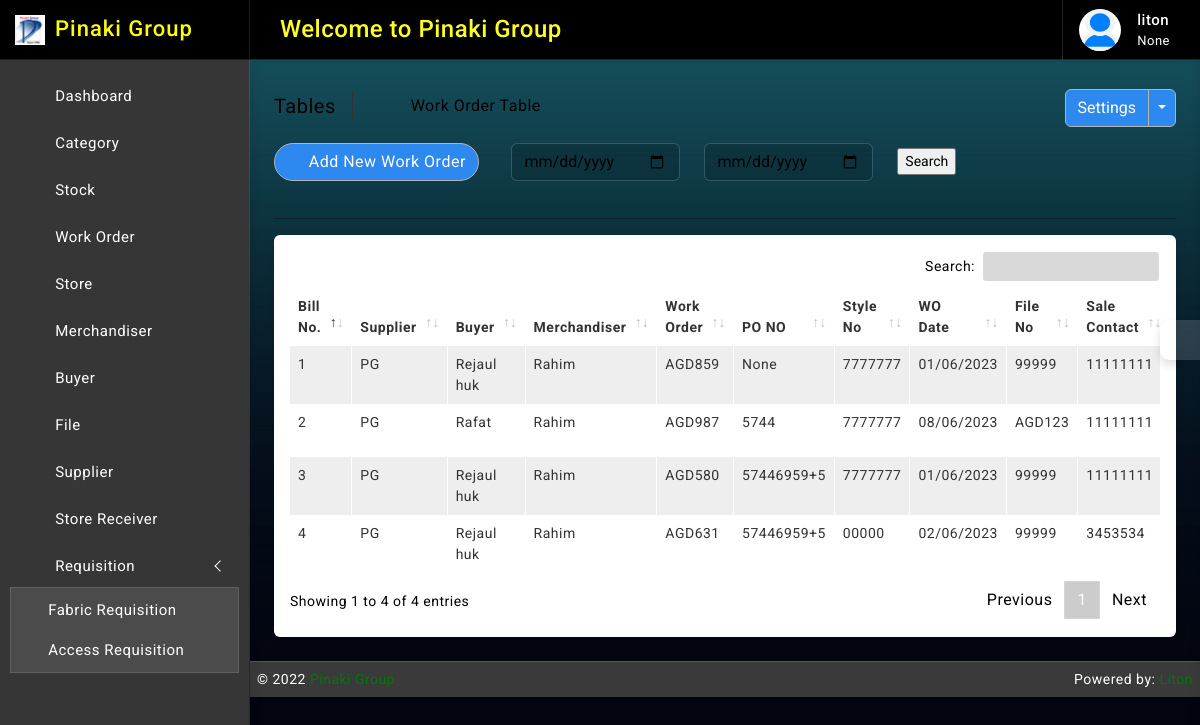
The page /purchase_order/ (signed in) on the database its author committed.
### accounts/models.py (models this page shows, shortened)
class Profile(models.Model):
    user = models.OneToOneField(User, on_delete=models.CASCADE, null=True, blank=True, related_name="profile")
    full_name = models.CharField(max_length=64, null=True, blank=True)
    img_profile = models.ImageField(upload_to='profile', default='default.png', null=True, blank=True)
    phone = models.CharField(max_length=32, null=True, blank=True, unique=True)
    designation = models.CharField("Designation", max_length=50, null=True, blank=True)
    dob = models.DateField(default=None, null=True, blank=True)
    updated_at = models.DateTimeField(auto_now_add=False, auto_now=True)
    created_at = models.DateTimeField(auto_now_add=True, auto_now=False)

### purchase_order/models.py (models this page shows, shortened)
class PurchaseBill(models.Model):
    billno = models.AutoField(primary_key=True)
    time = models.DateTimeField(auto_now=True)
    supplier = models.ForeignKey(Supplier, on_delete=models.CASCADE, blank=False, related_name='suppliersname')
    buyer_name = models.CharField(max_length=64, blank=False, null=True)
    merchandiser = models.ForeignKey(Merchandiser, on_delete=models.CASCADE, blank=False, related_name='merchandisersname')
    po_no = models.CharField(max_length=32, null=True, blank=True)
    fileno_po = models.ForeignKey(File, on_delete=models.CASCADE, blank=False, related_name='fileno_pos')
    style_no = models.CharField(max_length=32, null=True, blank=True)
    work_order = models.CharField(max_length=64, default=generate_random_number)
    wo_date = models.DateField(default= now, null=True, blank=True)
    sale_contact = models.CharField(max_length=64, null=True, blank=True)
    remarks = models.TextField(null=True, blank=True)
    updated_at = models.DateTimeField(auto_now_add=False, auto_now=True)
    created_at = models.DateTimeField(auto_now_add=True, auto_now=False)
    def get_items_list(self):
        return PurchaseItem.objects.filter(billno=self)
    def get_total_price(self):
        purchaseitems = PurchaseItem.objects.filter(billno=self)
        total = 0
        for item in purchaseitems:
            total = total + item.totalprice
        return total

### supplier/models.py (models this page shows)
class Supplier(models.Model):
    date = models.DateField(default= now)
    supplier_name = models.CharField(max_length=64, null=True, blank=False)
    office_address = models.CharField(max_length=64, null=True, blank=True)
    office_postal_code = models.IntegerField(null=True, blank=True)
    office_country = models.CharField(max_length=64, null=True, blank=True)
    office_tphone = models.CharField(max_length=16, null=True, blank=True, unique=True)
    factory_address =  models.CharField(max_length=64, null=True, blank=True)
    factory_postal_code = models.IntegerField(null=True, blank=True)
    factory_country = models.CharField(max_length=64, null=True, blank=True)
    factory_tphone = models.CharField(max_length=16, null=True, blank=True, unique=True)
    vat_identi_no = models.CharField(max_length=32, null=True, blank=True)
    expiry_date = models.DateField(default= now, null=True, blank=True)
    trade_license_no = models.CharField(max_length=32, null=True, blank=True)
    owner_name = models.CharField(max_length=64, null=True, blank=True)
    owner_phone = models.CharField(max_length=16, null=True, blank=True, unique=True)
    owner_email = models.EmailField(max_length=64, null=True, blank=True, unique=True)
    first_cp_name = models.CharField(max_length=64, null=True, blank=True)
    first_cp_position = models.CharField(max_length=64, null=True, blank=True)
    first_cp_phone = models.CharField(max_length=16, null=True, blank=True, unique=True)
    first_cp_email = models.EmailField(max_length=64, null=True, blank=True, unique=True)
    sec_cp_name = models.CharField(max_length=64, null=True, blank=True)
    sec_cp_position = models.CharField(max_length=64, null=True, blank=True)
    sec_cp_phone = models.CharField(max_length=16, null=True, blank=True, unique=True)
    sec_cp_email = models.EmailField(max_length=64, null=True, blank=True, unique=True)
    account_name = models.CharField(max_length=64, null=True, blank=False)
    account_no = models.CharField(max_length=32, null=True, blank=False)
    bank_name = models.CharField(max_length=64, null=True, blank=False)
    bank_address = models.CharField(max_length=64, null=True, blank= False)
    swift = models.CharField(max_length=64, null=True, blank=False)
    updated_at = models.DateTimeField(auto_now_add=False, auto_now=True)
    created_at = models.DateTimeField(auto_now_add=True, auto_now=False)
    def __str__(self):
        return self.supplier_name

### merchandiser/models.py (models this page shows)
class Merchandiser(models.Model):
    office_id = models.CharField(max_length=64, null=True, blank=True, unique=True)
    name = models.CharField(max_length=64, null=True, blank=True)
    designation = models.CharField(max_length=64, null=True, blank=True)
    joining_date = models.DateField(default= now, null=True, blank=True)
    email = models.EmailField(max_length=64, blank=True, null=True, unique=True)
    phone = models.CharField(max_length=16, null=True, blank=True, unique=True)
    access_area = models.CharField(max_length=64, blank=True, null=True)
    img = models.ImageField(upload_to='merchandiser', null=True, blank=True)
    updated_at = models.DateTimeField(auto_now_add=False, auto_now=True)
    created_at = models.DateTimeField(auto_now_add=True, auto_now=False)
    def __str__(self):
        return self.name

### file/models.py (models this page shows)
class File(models.Model):
    file = models.CharField(max_length=64, null=True, blank=False)
    name = models.ForeignKey(Buyer, on_delete=models.CASCADE, blank=False, related_name='buyersname')
    master_lc = models.CharField(max_length=128, null=True, blank=True)
    sales_contact_no = models.CharField(max_length=128, null=True, blank=True)
    abc = models.CharField(max_length=50)
    DAY = (
        ('', 'Select'),
        ('30 day', '30 day'),
        ('45 day', '45 day'),
        ('60 day', '60 day'),
        ('75 day', '75 day'),
        ('90 day', '90 day'),
        ('105 day', '105 day'),
        ('120 day', '120 day'),
    )
    xyz = models.CharField(max_length=64, null=True, blank=True, choices=DAY)
    exp_date_of_delivery = models.DateField(default= now, null=True, blank=True)
    updated_at = models.DateTimeField(auto_now_add=False, auto_now=True)
    created_at = models.DateTimeField(auto_now_add=True, auto_now=False)
    def __str__(self):
        return str(self.file)

### accounts/decorators.py (the view)
        def wrapper_func(request, *args, **kwargs):
            group = None
            if request.user.groups.exists():
                group = request.user.groups.all()[0].name
            if group in allowed_roles:
                return view_func(request, *args, **kwargs)
            else:
                return render(request, 'accounts/index.html')

### templates/purchase_order/read.html (shortened to what this page needs)
{% extends 'base/base.html' %}
{% block body %}
{% load static %}
		<div class="page-wrapper">
			<div class="page-content">
				<div class="page-breadcrumb d-none d-sm-flex align-items-center mb-3">
					<div class="breadcrumb-title pe-3">Tables</div>
					<div class="ps-3">
						<nav aria-label="breadcrumb">
							<ol class="breadcrumb mb-0 p-0">
								<li class="breadcrumb-item"><a href="#"><i class="bx bx-home-alt"></i></a>
								</li>
								<li class="breadcrumb-item active" aria-current="page">Work Order Table</li>
							</ol>
						</nav>
					</div>
					<div class="ms-auto">
						<div class="btn-group">
							<button type="button" class="btn btn-light">Settings</button>
							<button type="button" class="btn btn-light dropdown-toggle dropdown-toggle-split" data-bs-toggle="dropdown">	<span class="visually-hidden">Toggle Dropdown</span>
							</button>
						</div>
					</div>
				</div>
					<div class="col-md-9">
						<form class="float-md-end" method='POST' action=''>
							<div class="row row-cols-md-auto g-lg-4">
								<div class="col-md-5">
									<div class="controls">
										{{ form.start_date }}
									</div>
								</div><br>
								<div class="col-md-5">
									<div class="controls">
										{{ form.end_date }}
									</div>
								</div><br>
								<div class="col-md-2">
									<div class="controls">
										<input type="submit" value='Search'/>
									</div>
								</div>
							</div>
						</form>
					</div>
                <div class="ms-auto"><a href="/purchase_order/create/" class="btn btn-light radius-30 mt-2 mt-lg-0"><i class="bx bxs-plus-square"></i>Add New Work Order</a></div><br>
				<hr/>
				<div class="card">
					<div class="card-body">
						<div class="table-responsive">
							<table id="example2" class="table table-striped table-bordered">
								<thead>
									<tr>
										<th>Bill No.</th>
										<th>Supplier</th>
										<th>Buyer</th>
                                        <th>Merchandiser</th>
                                        <th>Work Order</th>
										<th>PO NO</th>
										<th>Style No</th>
                                        <th>WO Date</th>
                                        <th>File No</th>
                                        <th>Sale Contact</th>
									</tr>
								</thead>
								<tbody>
									{% for data in bills %}
									<tr>
                                        <td> <p>{{ data.billno }}</p> </td>
                                        <td>{{ data.supplier }}</td>
                                        <td>{{ data.buyer_name }}</td>
										<td>{{ data.merchandiser }}</td>
										<td>{{ data.work_order }}</td>
                                        <td>{{ data.po_no }}</td>
                                        <td>{{ data.style_no }}</td>
                                        <td>{{ data.wo_date|date:"d/m/Y" }}</td>
										<td>{{ data.fileno_po }}</td>
										<td>{{ data.sale_contact }}</td>
									</tr>
								 {% endfor %}
								</tbody>
							</table>
						</div>
					</div>
				</div>
			</div>
		</div>
{% endblock body %}

### templates/base/slider.html (shortened to what this page needs)
{% load static %}
		<div class="sidebar-wrapper" data-simplebar="true">
			<div class="sidebar-header">
				<div>
					<img src="{% static 'images/logo-icon.png' %}" class="logo-icon" alt="logo icon">
				</div>
				<div>
					<h4 class="logo-text">Pinaki Group</h4>
				</div>
				<div class="toggle-icon ms-auto"><i class='bx bx-arrow-to-left'></i>
				</div>
			</div>
			<ul class="metismenu" id="menu">
				<li>
					<a href="{% url 'home' %}">
						<div class="parent-icon"><i class='bx bx-home-circle'></i>
						</div>
						<div class="menu-title">Dashboard</div>
					</a>
				</li>
				{% for group in user.groups.all %}
				{% if group.name == "merchandiser" %}
						<li>
							<a href="{% url 'merchandiser_read' %}">
								<div class="parent-icon"><i class="lni lni-wheelchair"></i>
								</div>
								<div class="menu-title">Merchandiser</div>
							</a>
						</li>
						<li>
							<a href="{% url 'buyer_read' %}">
								<div class="parent-icon"><i class="lni lni-users"></i>
								</div>
								<div class="menu-title">Buyer</div>
							</a>
						</li>
						<li>
							<a href="{% url 'file_read' %}">
								<div class="parent-icon"><i class='bx bx-file'></i>
								</div>
								<div class="menu-title">File</div>
							</a>
						</li>
						<li>
							<a href="/supplier/create/">
								<div class="parent-icon"><i class='lni lni-cart-full'></i>
								</div>
								<div class="menu-title">Supplier</div>
							</a>
						</li>
					{% else %}
					<li>
						<a href="{% url 'category_read' %}">
							<div class="parent-icon"><i class='bx bx-grid-alt'></i>
							</div>
							<div class="menu-title">Category</div>
						</a>
					</li>
					<li>
						<a href="{% url 'stock_read' %}">
							<div class="parent-icon"><i class="fadeIn animated bx bx-store"></i>
							</div>
							<div class="menu-title">Stock</div>
						</a>
					</li>
					<li>
						<a href="{% url 'po_read' %}">
							<div class="parent-icon"><i class="lni lni-cart"></i>
							</div>
							<div class="menu-title">Work Order</div>
						</a>
					</li>
					<li>
						<a href="{% url 'store_read' %}">
							<div class="parent-icon"><i class="fadeIn animated bx bx-store-alt"></i>
							</div>
							<div class="menu-title">Store</div>
						</a>
					</li>
					<li>
						<a href="{% url 'merchandiser_read' %}">
							<div class="parent-icon"><i class="lni lni-wheelchair"></i>
							</div>
							<div class="menu-title">Merchandiser</div>
						</a>
					</li>
					<li>
						<a href="{% url 'buyer_read' %}">
							<div class="parent-icon"><i class="lni lni-users"></i>
							</div>
							<div class="menu-title">Buyer</div>
						</a>
					</li>
					<li>
						<a href="{% url 'file_read' %}">
							<div class="parent-icon"><i class='bx bx-file'></i>
							</div>
							<div class="menu-title">File</div>
						</a>
					</li>
					<li>
						<a href="/supplier/create/">
							<div class="parent-icon"><i class='lni lni-cart-full'></i>
							</div>
							<div class="menu-title">Supplier</div>
						</a>
					</li>
						<li>
							<a href="{% url 'storeRec_read' %}">
								<div class="parent-icon"><i class='bx bx-cart'></i>
								</div>
								<div class="menu-title">Store Receiver</div>
							</a>
						</li>
						<li>
							<a href="javascript:;" class="has-arrow">
								<div class="parent-icon"><i class='lni lni-spiner-solid'></i>
								</div>
								<div class="menu-title">Requisition</div>
							</a>
							<ul>
								<li> <a href="{% url 'fabricr_read' %}"><i class="bx bx-right-arrow-alt"></i>Fabric Requisition</a>
								</li>
								<li> <a href="{% url 'ar_read' %}"><i class="bx bx-right-arrow-alt"></i>Access Requisition</a>
								</li>
							</ul>
						</li>
					{% endif %}
				{% endfor %}
			</ul>
		</div>

### templates/base/navbar.html (shortened to what this page needs)
{% load static %}
		<header>
			<div class="topbar d-flex align-items-center">
				<nav class="navbar navbar-expand">
					<div class="search-bar flex-grow-1">
						<div class="position-relative search-bar-box">
							<marquee behavior="" direction="">
								<h4 style="color:#FFFF22"class="my-4">Welcome to Pinaki Group</h4>
							</marquee>
						</div>
					</div>
					<div class="user-box dropdown">
						<a class="d-flex align-items-center nav-link dropdown-toggle dropdown-toggle-nocaret" href="#" role="button" data-bs-toggle="dropdown" aria-expanded="false">
							<img src="{{ user.profile.img_profile.url }}" class="user-img" alt="user avatar">
							<div class="user-info ps-3">
								<p class="user-name mb-0">{{request.user}}</p>
								<p class="designattion mb-0">{{ user.profile.designation }}</p>
							</div>
						</a>
					</div>
				</nav>
			</div>
		</header>

### rows shown on the page
PurchaseBill: billno "4", supplier "PG", buyer_name "Rejaul huk", merchandiser "Rahim", work_order "AGD631", po_no "57446959+5", style_no "00000", wo_date "02/06/2023", fileno_po "99999", sale_contact "3453534"
PurchaseBill: billno "3", supplier "PG", buyer_name "Rejaul huk", merchandiser "Rahim", work_order "AGD580", po_no "57446959+5", style_no "7777777", wo_date "01/06/2023", fileno_po "99999", sale_contact "11111111"
PurchaseBill: billno "2", supplier "PG", buyer_name "Rafat", merchandiser "Rahim", work_order "AGD987", po_no "5744", style_no "7777777", wo_date "08/06/2023", fileno_po "AGD123", sale_contact "11111111"
PurchaseBill: billno "1", supplier "PG", buyer_name "Rejaul huk", merchandiser "Rahim", work_order "AGD859", po_no "None", style_no "7777777", wo_date "01/06/2023", fileno_po "99999", sale_contact "11111111"

### other values the page prints
{{ request.user }} "liton"
{{ user.profile.designation }} "None"
